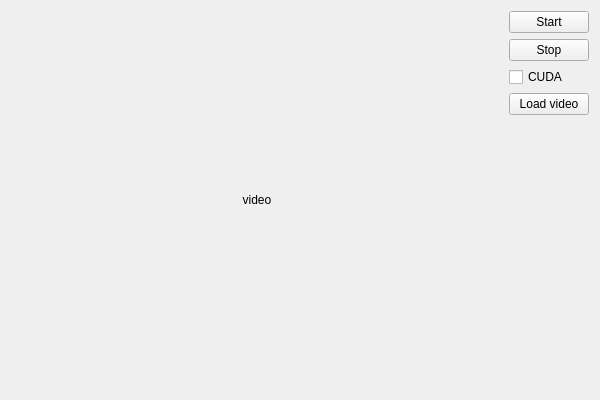
<?xml version="1.0" encoding="UTF-8"?>
<ui version="4.0">
 <class>ShipAppClass</class>
 <widget class="QMainWindow" name="ShipAppClass">
  <property name="geometry">
   <rect>
    <x>0</x>
    <y>0</y>
    <width>600</width>
    <height>400</height>
   </rect>
  </property>
  <property name="windowTitle">
   <string>ShipApp</string>
  </property>
  <widget class="QWidget" name="centralWidget">
   <layout class="QVBoxLayout" name="verticalLayout">
    <item>
     <layout class="QHBoxLayout" name="horizontalLayout" stretch="10,1">
      <item>
       <widget class="QLabel" name="video">
        <property name="text">
         <string>video</string>
        </property>
        <property name="alignment">
         <set>Qt::AlignCenter</set>
        </property>
       </widget>
      </item>
      <item>
       <layout class="QVBoxLayout" name="verticalLayout_2">
        <item>
         <widget class="QPushButton" name="btn_Start">
          <property name="text">
           <string>Start</string>
          </property>
         </widget>
        </item>
        <item>
         <widget class="QPushButton" name="btn_Stop">
          <property name="text">
           <string>Stop</string>
          </property>
         </widget>
        </item>
        <item>
         <widget class="QCheckBox" name="check_CUDA">
          <property name="text">
           <string>CUDA</string>
          </property>
         </widget>
        </item>
        <item>
         <widget class="QPushButton" name="btn_LoadVideo">
          <property name="text">
           <string>Load video</string>
          </property>
         </widget>
        </item>
        <item>
         <spacer name="verticalSpacer">
          <property name="orientation">
           <enum>Qt::Vertical</enum>
          </property>
          <property name="sizeHint" stdset="0">
           <size>
            <width>20</width>
            <height>40</height>
           </size>
          </property>
         </spacer>
        </item>
       </layout>
      </item>
     </layout>
    </item>
   </layout>
  </widget>
 </widget>
 <layoutdefault spacing="6" margin="11"/>
 <resources>
  <include location="ShipApp.qrc"/>
 </resources>
 <connections/>
</ui>
